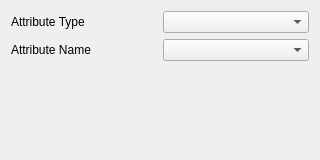
<ui version="4.0" >
 <class>ClientAttributeDisplay</class>
 <widget class="QWidget" name="ClientAttributeDisplay" >
  <property name="geometry" >
   <rect>
    <x>0</x>
    <y>0</y>
    <width>320</width>
    <height>160</height>
   </rect>
  </property>
  <property name="windowTitle" >
   <string>Form</string>
  </property>
  <layout class="QVBoxLayout" >
   <item>
    <layout class="QGridLayout" >
     <item row="0" column="0" >
      <widget class="QLabel" name="label_7" >
       <property name="text" >
        <string>Attribute Type</string>
       </property>
      </widget>
     </item>
     <item row="0" column="1" >
      <widget class="QComboBox" name="attribute_mode" />
     </item>
     <item row="1" column="0" >
      <widget class="QLabel" name="label" >
       <property name="text" >
        <string>Attribute Name</string>
       </property>
      </widget>
     </item>
     <item row="1" column="1" >
      <widget class="QComboBox" name="attribute_scalars" />
     </item>
    </layout>
   </item>
   <item>
    <spacer>
     <property name="orientation" >
      <enum>Qt::Vertical</enum>
     </property>
     <property name="sizeHint" >
      <size>
       <width>20</width>
       <height>40</height>
      </size>
     </property>
    </spacer>
   </item>
  </layout>
 </widget>
 <resources/>
 <connections/>
</ui>
